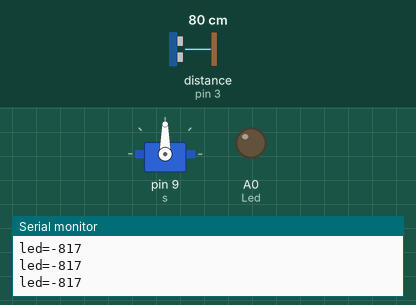
Bench run of a sketch on a simulated Arduino Uno, built with avr-gcc and run on an emulated ATmega328P. On the bench: servo, output pins drawn as LEDs (lit = HIGH), the last lines printed to the serial monitor. Wiring (inferred from the names in the program): ultrasonic range finder: trigger pin 2; echo pin 3. The inputs (shaded band) are chosen by the test bench; at power-on: distance to the obstacle (sensor on pin 3) 80 cm. The echo pulse lasts 58.3 µs per cm; pins used as bus, display or sensor lines are not drawn.

Above: at 1.2 s.
1.3 s: distance to the obstacle (sensor on pin 3) set to 23 cm
4.3 s: distance to the obstacle (sensor on pin 3) set to 20 cm
At 4.9 s:
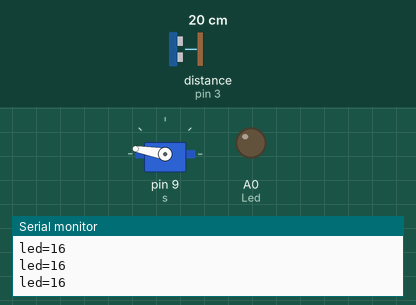
5.8 s: distance to the obstacle (sensor on pin 3) set to 2 cm
At 7.0 s:
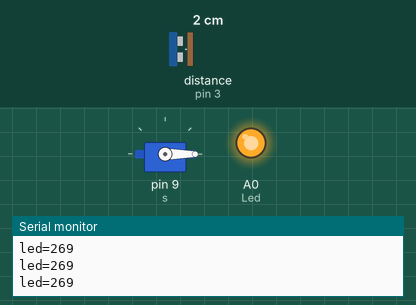
7.3 s: distance to the obstacle (sensor on pin 3) set to 9 cm
At 8.2 s:
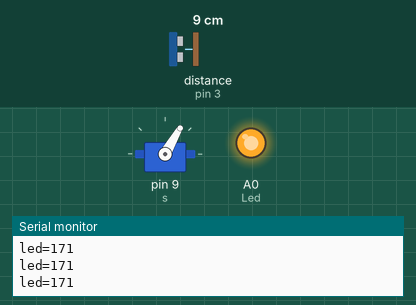
8.8 s: distance to the obstacle (sensor on pin 3) set to 18 cm
At 9.6 s:
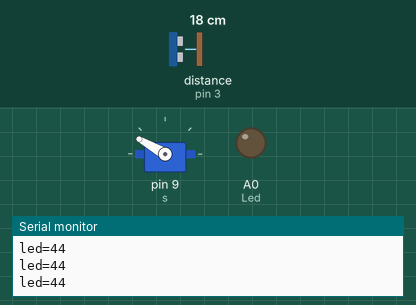
Timing chart, 0 to 11.3 s (numbered marks = the images above; inputs shaded):
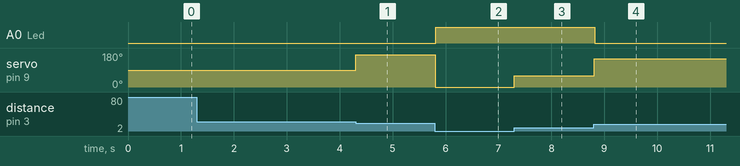

The sketch:

Sensor_de_proximidad_con_Led_y_Motor.ino
```cpp
#include <Servo.h>

// Declaramos la variable para controlar el servo
Servo s;
const int Trigger = 2;   //Pin digital 2 para el Trigger del sensor
const int Echo = 3;   //Pin digital 3 para el Echo del sensor
const int Led = A0;  //Pin digital 10 para el Led

long Vled;
long Vmotor;

void setup() {
  pinMode(Led, OUTPUT);    // Azul
  // Iniciamos el monitor serie para mostrar el resultado
  Serial.begin(9600);

  // Iniciamos el servo para que empiece a trabajar con el pin 9
  s.attach(9);
  Serial.begin(9600);//iniciailzamos la comunicación
  pinMode(Trigger, OUTPUT); //pin como salida
  pinMode(Echo, INPUT);  //pin como entrada
  digitalWrite(Trigger, LOW);//Inicializamos el pin con 0
}

void loop() {

long t; //timepo que demora en llegar el eco
  long d; //distancia en centimetros

  digitalWrite(Trigger, HIGH);
  delayMicroseconds(10);          //Enviamos un pulso de 10us
  digitalWrite(Trigger, LOW);

  t = pulseIn(Echo, HIGH); //obtenemos el ancho del pulso
  d = t/59;             //escalamos el tiempo a una distancia en cm


  if (d < 20) {
    Vmotor = map(d,2,20,0,180);
    s.write(Vmotor);
  }
  Vled = map(d,2,20,255,1);
  Serial.print("led=");
  Serial.println(Vled);
  analogWrite(Led,Vled);

}
```

Measured:
- the behaviour switches between 21 and 20 cm on distance to the obstacle (sensor on pin 3) (found by bisection; images 0 and 1)
- after the input at 4.3 s, servo on pin 9 (s): 90° → 170° at once
- after the input at 5.8 s, A0 (Led): LOW → HIGH at once; servo on pin 9 (s): 170° → 0° at once
- after the input at 7.3 s, servo on pin 9 (s): 0° → 60° at once
- after the input at 8.8 s, A0 (Led): HIGH → LOW at once; servo on pin 9 (s): 60° → 150° at once
